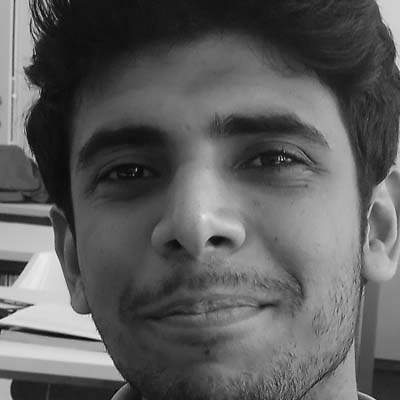
#> input picture train_images/9 (1).jpg, 400 x 400 px; its folder holds 4 pictures in this run
$ python main.py
#> lines starting #> are read from the running program, lines starting #| are printed output that depends on the picture
from matplotlib import pyplot as plt
import numpy as np
import glob
import cv2


width  = 400
height = 400
k=5

def face_rec(image):
    # ---------------------- Training --------------------------


    filenames = glob.glob("train_images/*.jpg")
    filenames.sort()
    # print(filenames)
    images = [cv2.imread(img, 0) for img in filenames]
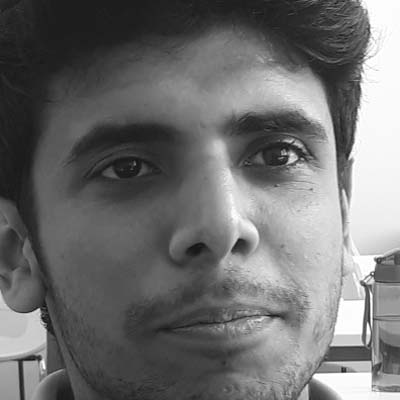
#> input picture train_images/9 (10).jpg, 400 x 400 px
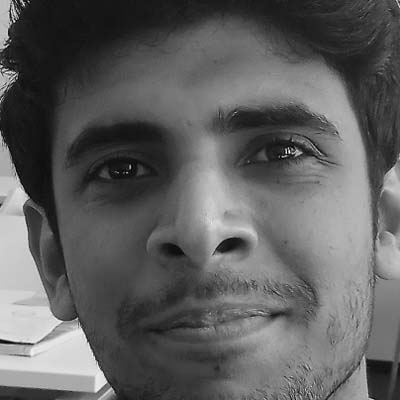
#> input picture train_images/9 (2).jpg, 400 x 400 px
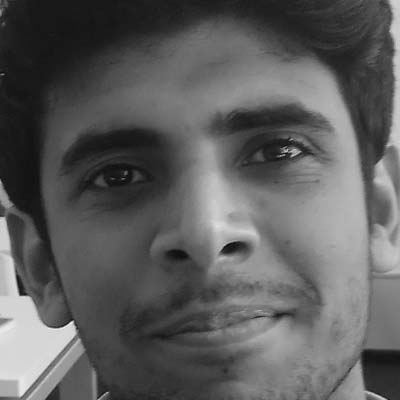
#> input picture train_images/9 (3).jpg, 400 x 400 px
#> images = 4 items
    M = len(images)
#> M = 4
    face_classifier = cv2.CascadeClassifier('haarcascade_frontalface_default.xml')

    G = np.ndarray(shape=(M, height * width), dtype=np.float64)
    for i in range(M):
        G[i, :] = np.array(images[i], dtype='float64').flatten()

    mean_face = np.zeros((1, height * width))

    for i in G:
        mean_face = np.add(mean_face, i)
#> this loop made 4 passes

    mean_face = np.divide(mean_face, float(M)).flatten()

    normalised_images = np.ndarray(shape=(M, height * width))

    for i in range(M):
        normalised_images[i] = np.subtract(G[i], mean_face)

    cov_matrix = np.cov(normalised_images)
#> cov_matrix = [[1212.3, -753.5, -99.84, -359], [-753.5, 1670.4, -713.3, -203.6], [-99.84, -713.3, 755.4, 57.78], [-359, -203.6, 57.78, 504.8]]
    cov_matrix = np.divide(cov_matrix, M)
#> cov_matrix = [[303.1, -188.4, -24.96, -89.75], [-188.4, 417.6, -178.3, -50.91], [-24.96, -178.3, 188.8, 14.45], [-89.75, -50.91, 14.45, 126.2]]

    eigenvalues, eigenvectors, = np.linalg.eig(cov_matrix)
#> eigenvalues = [601.1, 316.3, 5.53e-14, 118.4]; eigenvectors = [[0.485, -0.713, -0.5, 0.0769], [-0.813, -0.224, -0.5, -0.198], [0.322, 0.502, -0.5, -0.628], [0.00525, 0.435, -0.5, 0.749]]
    eig_pairs = [(eigenvalues[index], eigenvectors[:, index]) for index in range(len(eigenvalues))]
#> eig_pairs = [(601.1, [0.485, -0.813, 0.322, 0.00525]), (316.3, [-0.713, -0.224, 0.502, 0.435]), (5.53e-14, [-0.5, -0.5, -0.5, -0.5]), (118.4, [0.0769, -0.198, -0.628, 0.749])]
    eig_pairs.sort(reverse=True)
    eigvalues_sort = [eig_pairs[index][0] for index in range(len(eigenvalues))]
#> eigvalues_sort = [601.1, 316.3, 118.4, 5.53e-14]
    eigvectors_sort = [eig_pairs[index][1] for index in range(len(eigenvalues))]
#> eigvectors_sort = [[0.485, -0.813, 0.322, 0.00525], [-0.713, -0.224, 0.502, 0.435], [0.0769, -0.198, -0.628, 0.749], [-0.5, -0.5, -0.5, -0.5]]

    reduced_data = np.array(eigvectors_sort[:k]).transpose()
#> reduced_data = [[0.485, -0.713, 0.0769, -0.5], [-0.813, -0.224, -0.198, -0.5], [0.322, 0.502, -0.628, -0.5], [0.00525, 0.435, 0.749, -0.5]]
    proj_data = np.dot(G.transpose(), reduced_data)
    proj_data = proj_data.transpose()

    w = np.array([np.dot(proj_data, i) for i in normalised_images])
#> w = [[197336845.4, -141925444, 9460228.9, 208105668.1], [-341282240.3, -51831300.2, -24727656, -486048608.4], [130900631.1, 103209017.7, -45206363.6, 102318252.6], [13044763.8, 90547726.5, 60473790.7, 175624687.6]]


    # --------------------------- Testing ---------------------------


#> (the run stopped early here; a loop or call above may not have finished)
